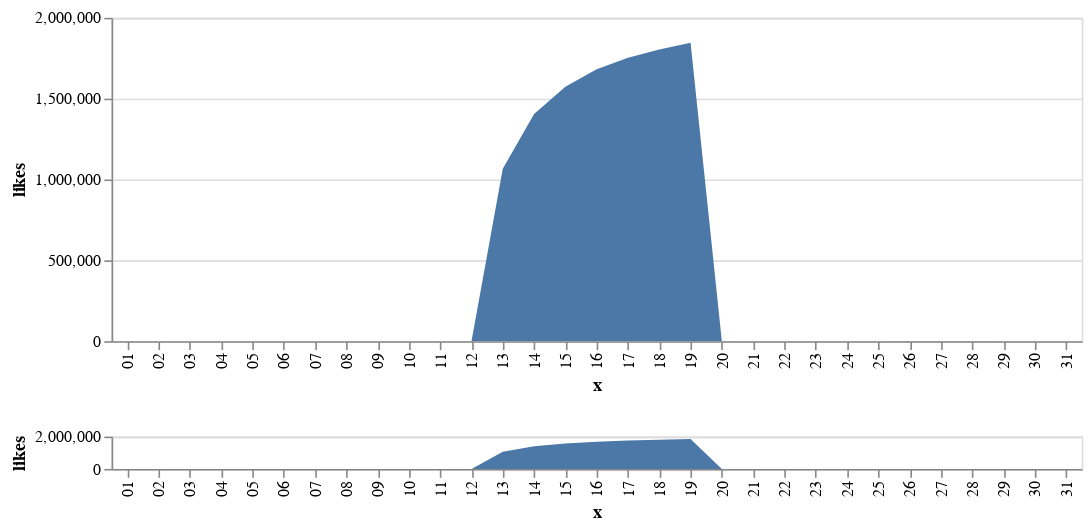

Here is the notebook cell this chart was saved with:
### Code cell
import altair as alt

brush = alt.selection(type='interval', encodings=['x'])

base = alt.Chart(source).mark_area().encode(
    x = 'x:O',
    y = 'likes:Q'
).properties(
    width=600,
    height=200
)

upper = base.encode(
    alt.X('x:O', scale=alt.Scale(domain=brush))
)

lower = base.properties(
    height=20
).add_selection(brush)

upper & lower

### Figure 1 — Vega-Lite specification as saved in the notebook (floating-point values rounded to 4 significant figures)
{"config": {"view": {"continuousWidth": 400, "continuousHeight": 300}}, "vconcat": [{"mark": "area", "encoding": {"x": {"type": "ordinal", "field": "x", "scale": {"domain": {"selection": "selector002"}}}, "y": {"type": "quantitative", "field": "likes"}}, "height": 200, "width": 600}, {"mark": "area", "encoding": {"x": {"type": "ordinal", "field": "x"}, "y": {"type": "quantitative", "field": "likes"}}, "height": 20, "selection": {"selector002": {"type": "interval", "encodings": ["x"]}}, "width": 600}], "data": {"name": "data-edb80d835fc2234dede64d0c6632d3c4"}, "$schema": "https://vega.github.io/schema/vega-lite/v4.8.1.json", "datasets": {"data-edb80d835fc2234dede64d0c6632d3c4": [{"dislikes": 0, "likes": 0, "x": "01"}, {"dislikes": 0, "likes": 0, "x": "02"}, {"dislikes": 0, "likes": 0, "x": "03"}, {"dislikes": 0, "likes": 0, "x": "04"}, {"dislikes": 0, "likes": 0, "x": "05"}, {"dislikes": 0, "likes": 0, "x": "06"}, {"dislikes": 0, "likes": 0, "x": "07"}, {"dislikes": 0, "likes": 0, "x": "08"}, {"dislikes": 0, "likes": 0, "x": "09"}, {"dislikes": 0, "likes": 0, "x": "10"}, {"dislikes": 0, "likes": 0, "x": "11"}, {"dislikes": 0, "likes": 0, "x": "12"}, {"dislikes": 47839, "likes": 1065777, "x": "13"}, {"dislikes": 72531, "likes": 1404628, "x": "14"}, {"dislikes": 84550, "likes": 1574076, "x": "15"}, {"dislikes": 91764, "likes": 1681447, "x": "16"}, {"dislikes": 96637, "likes": 1752162, "x": "17"}, {"dislikes": 100033, "likes": 1804375, "x": "18"}, {"dislikes": 102849, "likes": 1844959, "x": "19"}, {"dislikes": 0, "likes": 0, "x": "20"}, {"dislikes": 0, "likes": 0, "x": "21"}, {"dislikes": 0, "likes": 0, "x": "22"}, {"dislikes": 0, "likes": 0, "x": "23"}, {"dislikes": 0, "likes": 0, "x": "24"}, {"dislikes": 0, "likes": 0, "x": "25"}, {"dislikes": 25, "likes": 1039, "x": "26"}, {"dislikes": 25, "likes": 1076, "x": "27"}, {"dislikes": 27, "likes": 1083, "x": "28"}, {"dislikes": 0, "likes": 0, "x": "29"}, {"dislikes": 0, "likes": 0, "x": "30"}, {"dislikes": 0, "likes": 0, "x": "31"}]}}
